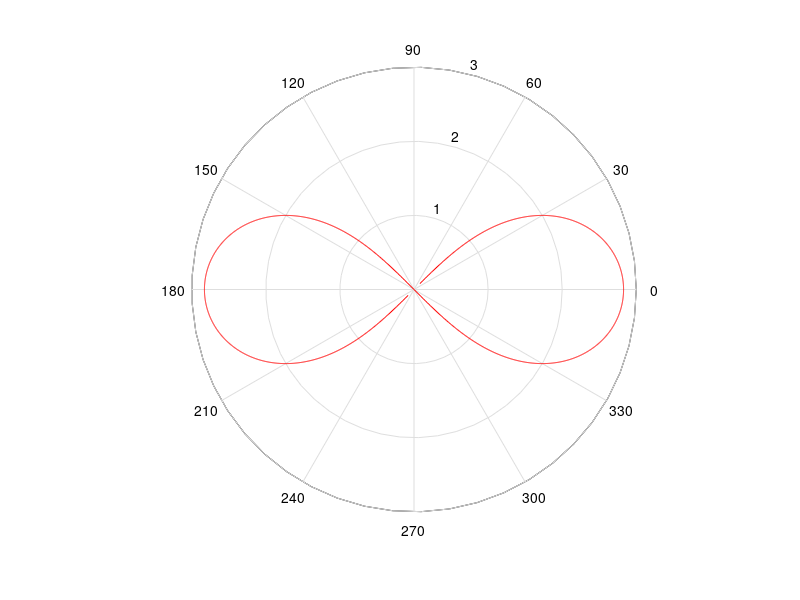

Source code (MATLAB):
fi=-pi/4:0.001:pi/4;
rho=sqrt(2*4*cos(2*fi)); # a=2
polar(fi, rho, 'r')
hold on;
fi=3*pi/4:0.001:5*pi/4;
rho=sqrt(2*4*cos(2*fi));
polar(fi, rho, 'r')
grid on;
